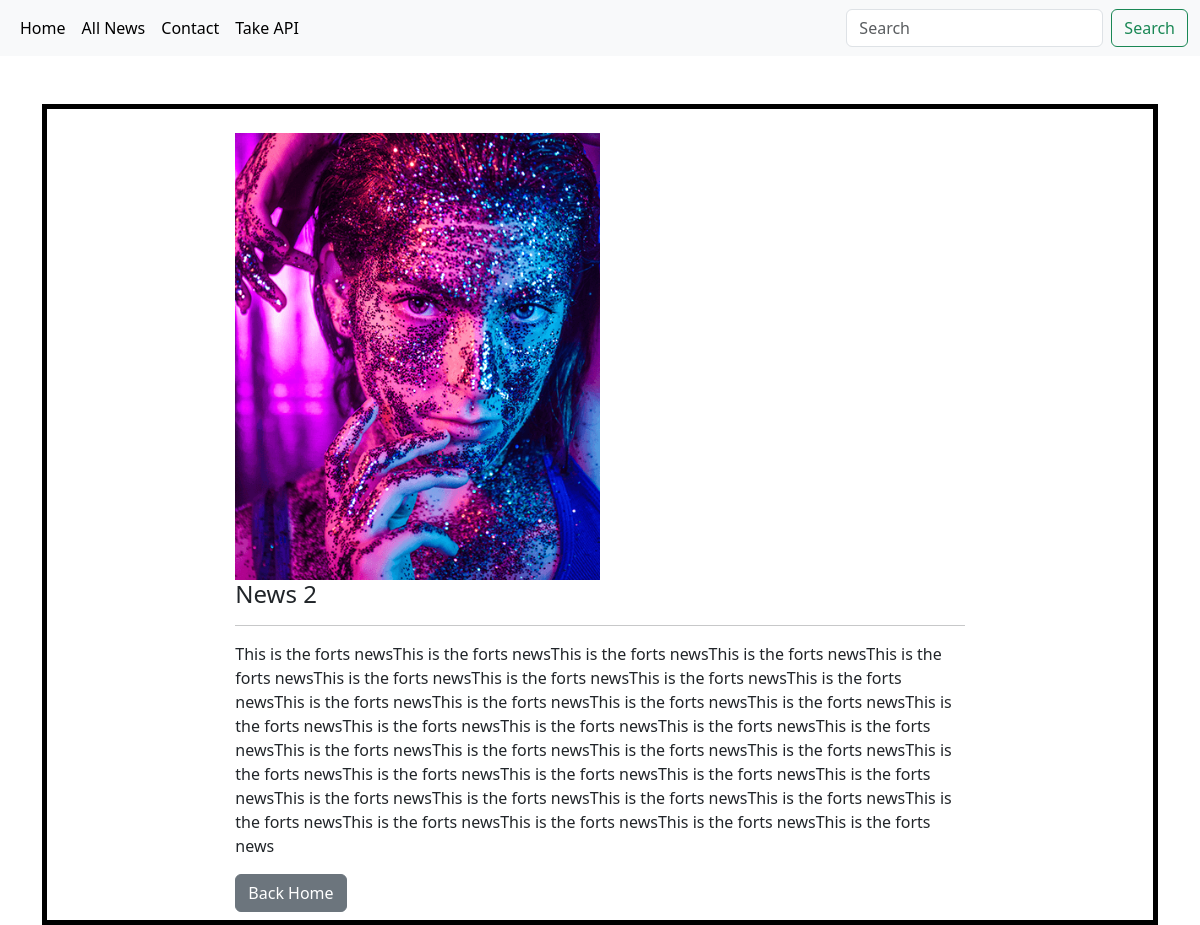
The page /news/2 on the database its author committed.
### home/models.py (models this page shows, shortened)
class NewsModel(models.Model):
    image = models.ImageField(upload_to='news image')
    banner = models.ImageField(upload_to='news banner')
    title = models.CharField(max_length=100)
    short_description = models.CharField(max_length=100)
    long_description = RichTextUploadingField()
    created_at = models.DateTimeField(auto_now_add=True)
    class Meta:
        verbose_name = 'news'
        verbose_name_plural = 'news'

### home/views.py (the view)
# urls.py: path('news/<int:pk>', NewsDetailView.as_view(), name='detail'),
class NewsDetailView(DetailView):
    template_name = 'news-detail.html'
    model = NewsModel

### templates/news-detail.html
{% extends 'base.html' %}
{% block content %}
    <div class="container">
        <div style="border: 5px solid black;">
            <div class="row mb-2 mt-4">
                <div class="col-8 offset-2">
                    <img class="w-50" src="{{ object.banner.url }}">
                    <h4>{{ object.title }}</h4>
                    <hr>
                    {{ object.long_description|safe }}
                    <div class="mt-3">
                        <a href="{% url 'home:news' %}">
                            <button class="btn btn-secondary">Back Home</button>
                        </a>
                    </div>
                </div>
            </div>
        </div>
    </div>
{% endblock %}

### rows shown on the page
NewsModel: banner (picture), title "News 2", long_description "This is the forts newsThis is the forts newsThis is the forts newsThis is the forts newsThis is the forts newsThis is the forts newsThis is the forts newsThis is the forts newsThis is the forts newsThis is the forts newsThis is the forts newsThis is the forts newsThis is the forts newsThis is the forts newsThis is the forts newsThis is the forts newsThis is the forts newsThis is the forts newsThis is the forts newsThis is the forts newsThis is the forts newsThis is the forts newsThis is the forts newsThis is the forts newsThis is the forts newsThis is the forts newsThis is the forts newsThis is the forts newsThis is the forts newsThis is the forts newsThis is the forts newsThis is the forts…"
